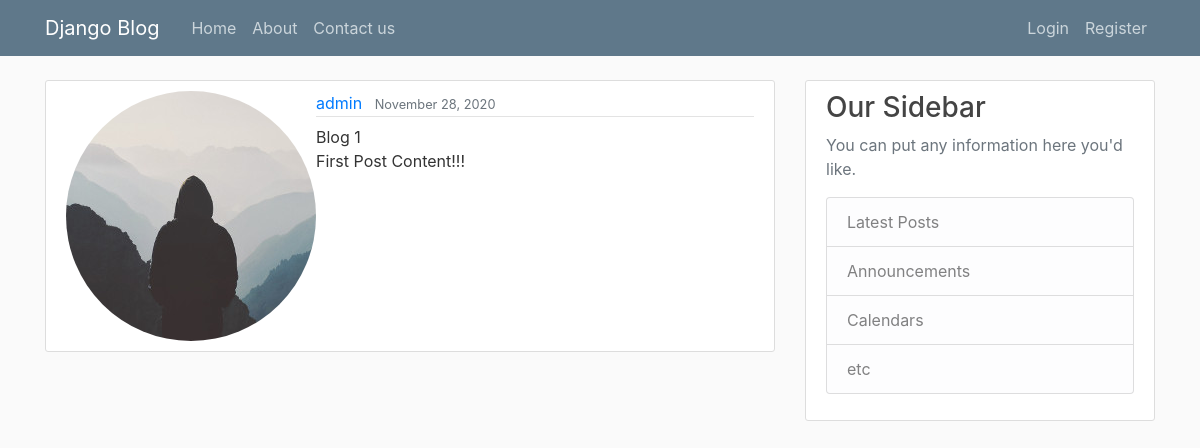
The app's page /post/1/ with its own data.
### blog/models.py (models this page shows, shortened)
class Post(models.Model):
    title= models.CharField(max_length=100)
    content = models.TextField()
    date_posted =models.DateTimeField(default=timezone.now)
    author = models.ForeignKey(User, on_delete=models.CASCADE)

### users/models.py (models this page shows, shortened)
class Profile(models.Model):
    user = models.OneToOneField(User, on_delete=models.CASCADE)
    image = models.ImageField(default='default.jpg', upload_to='profile_pics')

### blog/views.py (the view)
# urls.py: path('post/<int:pk>/', PostDetailView.as_view(), name='post-detail'),
class PostDetailView(DetailView):
    model = Post

### blog/templates/blog/post_detail.html
{% extends "blog/base.html" %}
{% block content %}
    <article class="media content-section">
      <img class = "rounded-circle article" src="{{ post.author.profile.image.url }}">
        <div class="media-body">
          <div class="article-metadata">
            <a class="mr-2" href="#">{{ object.author }}</a>
            <small class="text-muted">{{ object.date_posted|date:"F d, Y" }}</small>
          </div>
          <h2 class="article-title" ></h2>{{ object.title }}</h2>
          <p class="article-content">{{ object.content }}</p>
        </div>
      </article>
{% endblock content %}

### blog/static/blog/main.css (style rules this page uses)
body { background: #fafafa; color: #333333; margin-top: 5rem; }
.content-section { background: #ffffff; padding: 10px 20px; border: 1px solid #dddddd; border-radius: 3px; margin-bottom: 20px; }
.article-content { white-space: pre-line; }
.article-metadata { padding-bottom: 1px; margin-bottom: 4px; border-bottom: 1px solid #e3e3e3 }

### records on screen
Post: author.profile.image (placeholder picture), author "admin", date_posted "November 28, 2020", title "Blog 1", content "First Post Content!!!"
